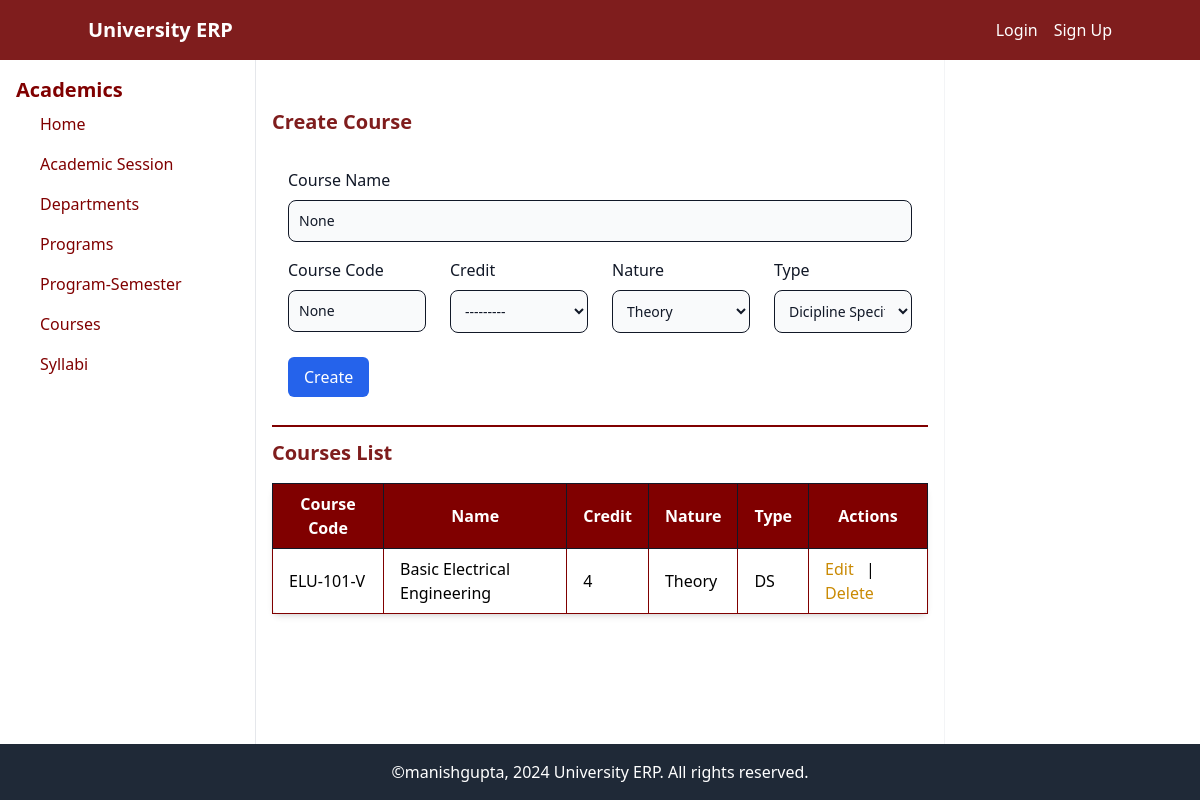
Page /academic/courses/ on the earlier database version.
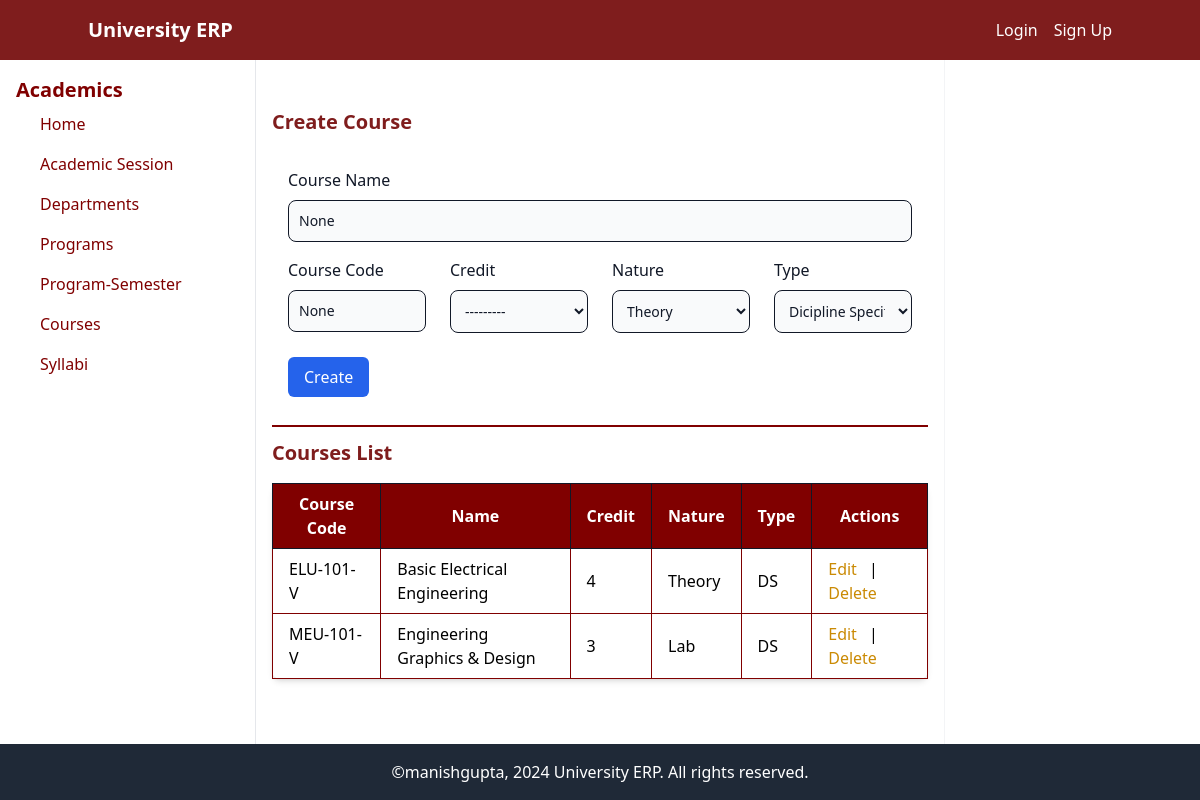
Same page on the later database version.
### academic/models.py (models this page shows, shortened)
class Course(models.Model):
    NATURE_CHOICES = [
        ('Theory', 'Theory'),
        ('Lab', 'Lab'),
        ('Project', 'Project'),
        ('Seminar', 'Seminar'),
        ('Workshop', 'Workshop'),
        ('Training', 'Training'),
        ('Other', 'Other'),
    ]
    TYPE_CHOICES =[
        ('DS','Dicipline Specific'),
        ('AEC','Ability Enhancement Course'),
        ('VAC','Value Added Course'),
        ('Elective','Value Added Course'),
        ('Other','Other'),
    ]
    name = models.CharField(max_length=50)
    code = models.CharField(max_length=10, unique=True)
    credit = models.PositiveIntegerField(choices=[(i, str(i)) for i in range(0, 21)])
    nature = models.CharField(max_length=8, choices=NATURE_CHOICES, default='Theory')
    type = models.CharField(max_length=12, choices=TYPE_CHOICES, default='DS')
    program_semesters = models.ManyToManyField(ProgramSemester, related_name='subjects', blank=True)

### academic/views.py (the view)
# urls.py: path('courses/', views.course_list_create_update, name='course-list-create-update'),
def course_list_create_update(request, pk=None):
    if pk:
        course = get_object_or_404(Course, pk=pk)
    else:
        course = None
    if request.method == 'POST':
        if course:
            form = CourseForm(request.POST, instance=course)
        else:
            form = CourseForm(request.POST)
        if form.is_valid():
            form.save()
            return redirect('course-list-create-update')
    else:
        if course:
            form = CourseForm(instance=course)
        else:
            form = CourseForm()
    courses = Course.objects.all()
    return render(request, 'academic/course_list_create_update.html', {'form': form, 'courses': courses, 'edit_course': course})

### academic/forms.py
class CourseForm(forms.ModelForm):
    class Meta:
        model = models.Course
        fields = ['name', 'code', 'credit', 'nature', 'type']
        widgets = {
            'credit': forms.Select(attrs={'class': 'form-control'}),
            'nature': forms.Select(attrs={'class': 'form-control'}),
            'type': forms.Select(attrs={'class': 'form-control'}),
        }

### academic/templates/academic/course_list_create_update.html (shortened to what the changed rows need)
{% extends "base.html" %}
{% block content %}
<div class="flex-1">
<h2 class="text-xl text-red-900 font-semibold mt-8 mb-4">{% if edit_course %}Edit{% else %}Create{% endif %} Course</h2>
<h2 class="text-xl text-red-900 font-semibold my-3 mb-4">Courses List</h2>
<table class="min-w-full bg-white shadow-md border border-[#800000] rounded-lg">
    <thead>
        <tr class="bg-[#800000] text-white font-semibold  " >
            <th class="px-4 py-2  border border-gray-900">Course Code</th>
            <th class="px-4 py-2  border border-gray-900">Name</th>
            <th class="px-4 py-2  border border-gray-900">Credit</th>
            <th class="px-4 py-2  border border-gray-900">Nature</th>
            <th class="px-4 py-2  border border-gray-900">Type</th>
            <th class="px-4 py-2  border border-gray-900">Actions</th>
        </tr>
    </thead>
    <tbody>
        {% for course in courses %}
        <tr class="hover:bg-gray-100 ">
            <td class="px-4 py-2  border border-[#800000]">{{ course.code }}</td>
            <td class="px-4 py-2 border border-[#800000]">{{ course.name }}</td>
            <td class="px-4 py-2 border border-[#800000]">{{ course.credit }}</td>
            <td class="px-4 py-2 border border-[#800000]">{{ course.nature}}</td>
            <td class="px-4 py-2 border border-[#800000]">{{ course.type }}</td>
            <td class="px-4 py-2 border border-[#800000]">
                <a href="{% url 'course-update' course.id %}" class="text-yellow-600 hover:underline mr-2">Edit</a> |
                <a href="{% url 'course-delete' course.id %}" class="text-yellow-600 hover:underline mr-2">Delete</a>
            </td>
        </tr>
        {% endfor %}
    </tbody>
</table>
</div>
{% endblock content %}

Differences in the rows shown:
added Course: code "MEU-101-V", name "Engineering Graphics & Design", credit "3", nature "Lab", type "DS"
